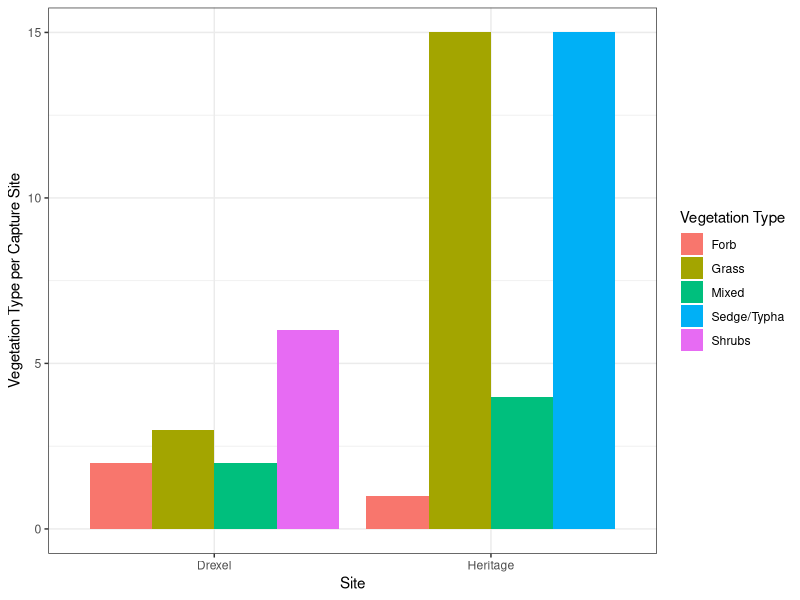
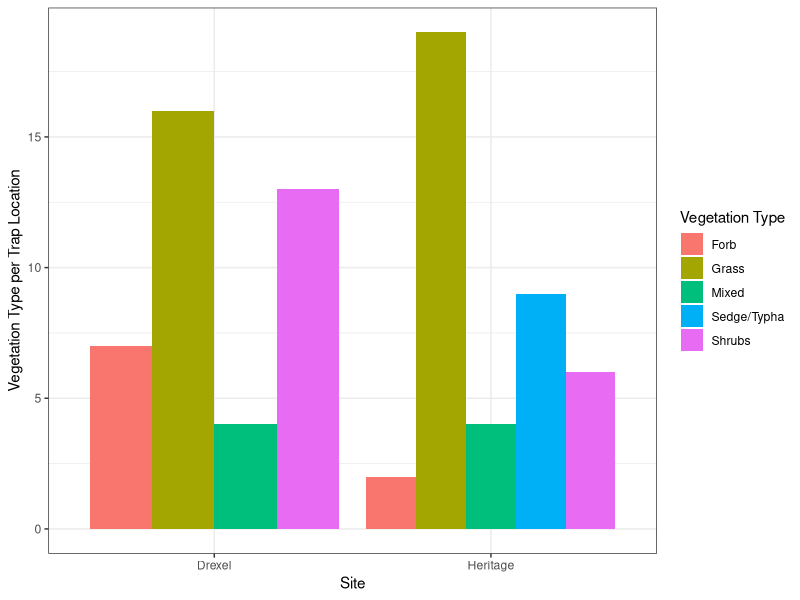
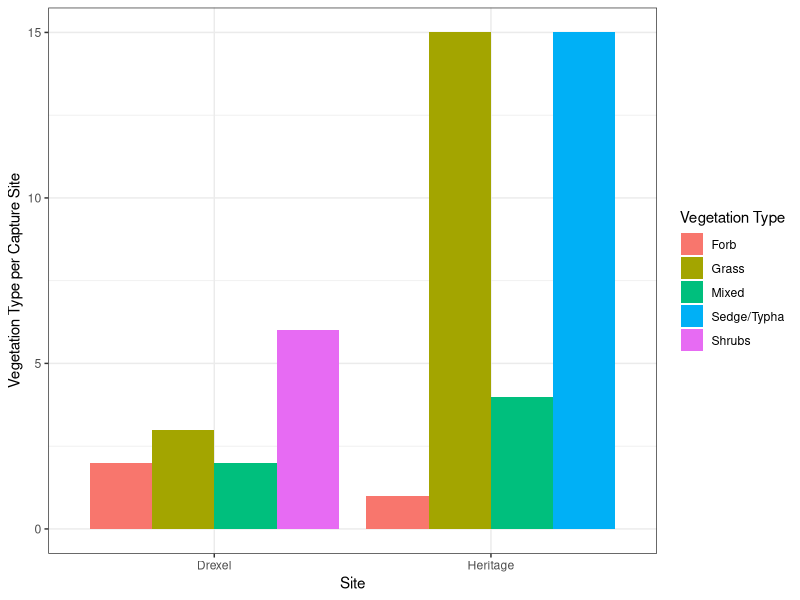
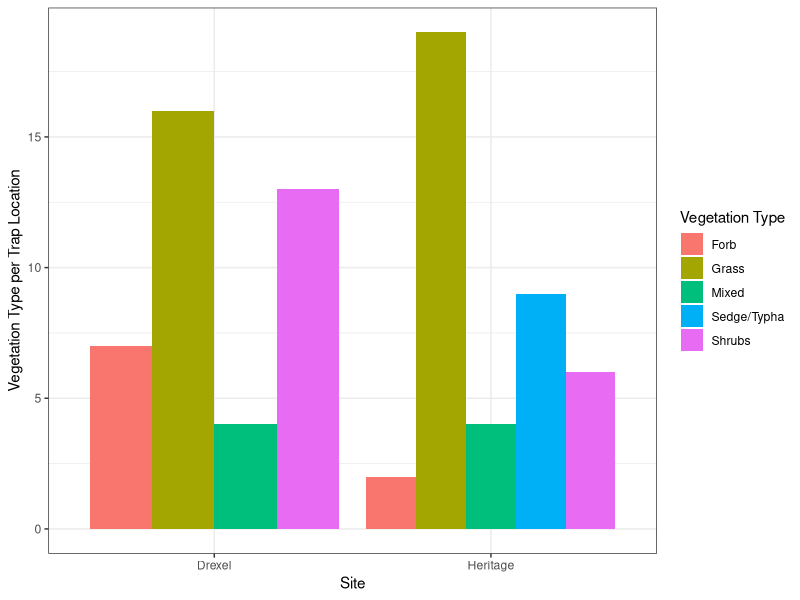

R code for these plots, in order: (Note: this script raises an error after producing the figures.)
# Vegetation Abundances
# March 2023

# Data and Packages
library(tidyverse)

joined_data <- read_csv("data/joined_data.csv")
microsite <- read_csv("data/microsite_grouped_veg.csv")

# VEGETATION AT CAPTURE SITES ####

# Calculate Species Richness

vegCat_list_cap <- joined_data %>% 
  distinct(Grouped_Veg)

# create list of species found per site
site_veg_list_cap <- joined_data %>% 
  group_by(Site) %>% 
  distinct(Grouped_Veg) 
# count number of species per site
site_veg_count_cap <- site_veg_list_cap %>% 
  group_by(Site) %>% 
  summarise(n_Grouped_Veg = n())

# Calculate Vegetation Abundance at Capture Sites

veg_abundance_cap <- joined_data %>% 
  group_by(Site,Grouped_Veg) %>% 
  count() %>% 
  rename(n_caps = n)

# Plot Abundance at Capture Sites

ggplot(veg_abundance_cap, aes(x = Site, y = n_caps, fill = Grouped_Veg)) +
  geom_bar(stat= 'identity', position='dodge') +
  ylab("Vegetation Type per Capture Site") +
  theme_bw() + scale_fill_discrete(name = "Vegetation Type", labels = c("Forb", "Grass", "Mixed", "Sedge/Typha", "Shrubs"))

ggsave("output/vegetation_type_per_capture_site.png", width = 6, height = 4)

# VEGETATION AT ALL SITES ####

# Calculate Species Richness
vegCat_list <- microsite %>% 
  distinct(Grouped_Veg)

# create list of species found per site
site_veg_list <- microsite %>% 
  group_by(Site) %>% 
  distinct(Grouped_Veg) 
# count number of species per site
site_veg_count <- site_veg_list %>% 
  group_by(Site) %>% 
  summarise(n_Grouped_Veg = n())

# Calculate Vegetation Abundance at ALL Sites

veg_abundance <- microsite %>% 
  group_by(Site,Grouped_Veg) %>% 
  count() %>% 
  mutate(n_trapnights = n * 3)

# Plot Abundance at ALL Sites

ggplot(veg_abundance, aes(x = Site, y = n, fill = Grouped_Veg)) +
  geom_bar(stat= 'identity', position='dodge') +
  ylab("Vegetation Type per Trap Location") +
  theme_bw() + scale_fill_discrete(name = "Vegetation Type", labels = c("Forb", "Grass", "Mixed", "Sedge/Typha", "Shrubs"))

ggsave("output/vegetation_type_per_trap_site.png", width = 6, height = 4)


# Shannon Index for All Sites and Capture Sites
veg_abundance %>% 
  group_by(Site) %>% 
  mutate(Site_Total=sum(n),
         Proportion=n/Site_Total,
         lnProp=log(Proportion),
         Prop_x_lnProp = Proportion*lnProp) %>% 
  summarise(ShannonIndex=-sum(Prop_x_lnProp))

veg_abundance_cap %>% 
  group_by(Site) %>% 
  mutate(Site_Total=sum(n),
         Proportion=n/Site_Total,
         lnProp=log(Proportion),
         Prop_x_lnProp = Proportion*lnProp) %>% 
  summarise(ShannonIndex=-sum(Prop_x_lnProp))


# Proportional Veg Data

veg_abundance_cap2 <- full_join(veg_abundance_cap, veg_abundance) %>% 
  mutate(prop_trapnights_cap = n_caps/n_trapnights)

ggplot(veg_abundance_cap2, aes(x = Site, y = prop_trapnights_cap, fill = Grouped_Veg)) +
  geom_col(position = "dodge") + ylab("Normalized Vegetation Type per Capture Site") +
  theme_bw() + scale_fill_discrete(name = "Vegetation Type", labels = c("Forb", "Grass", "Mixed", "Sedge/Typha", "Shrubs"))

ggsave("output/normalized_vegetation_type_per_capture_site.png", width = 6, height = 4)
